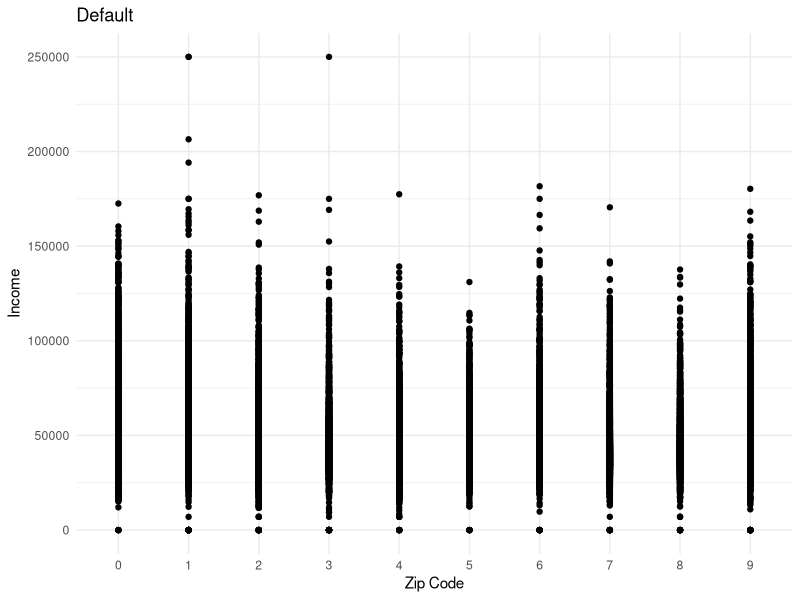
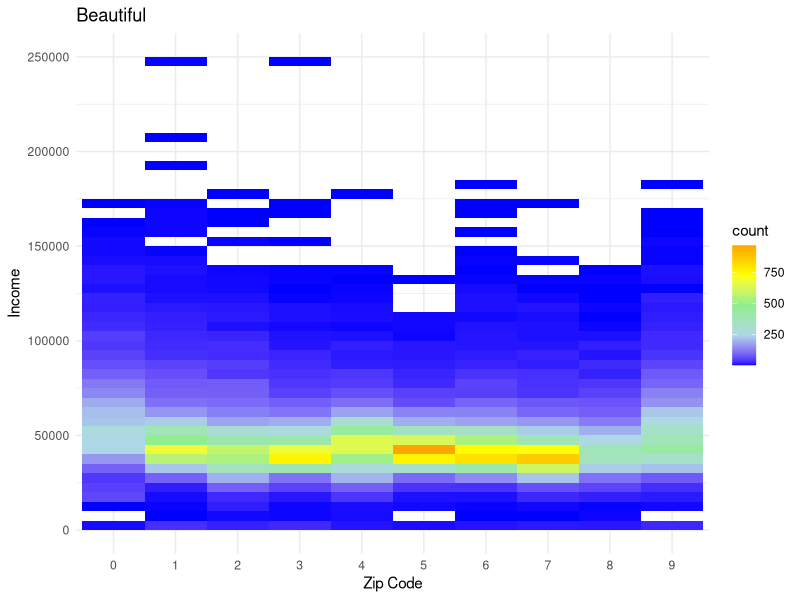
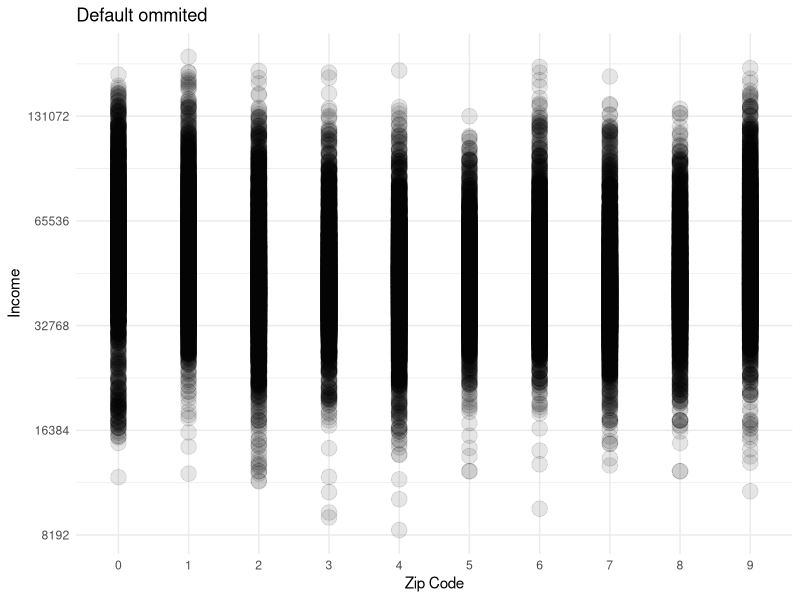
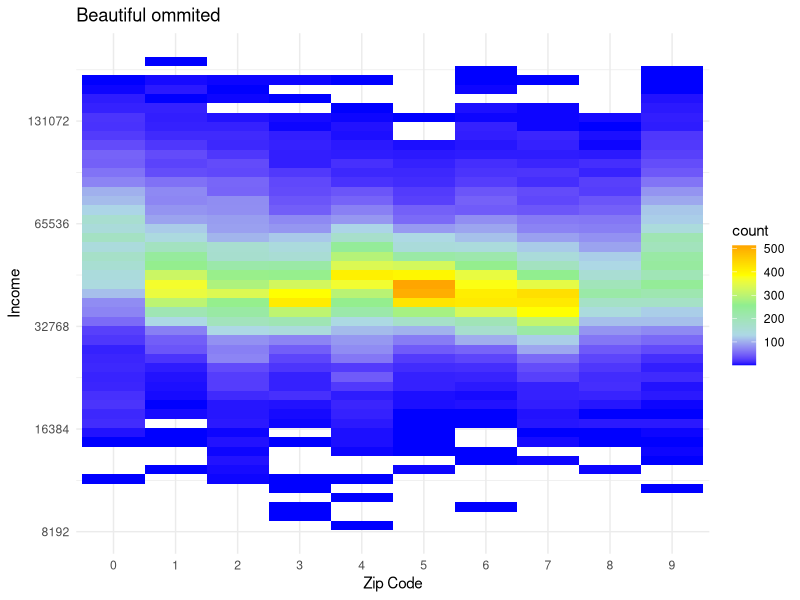
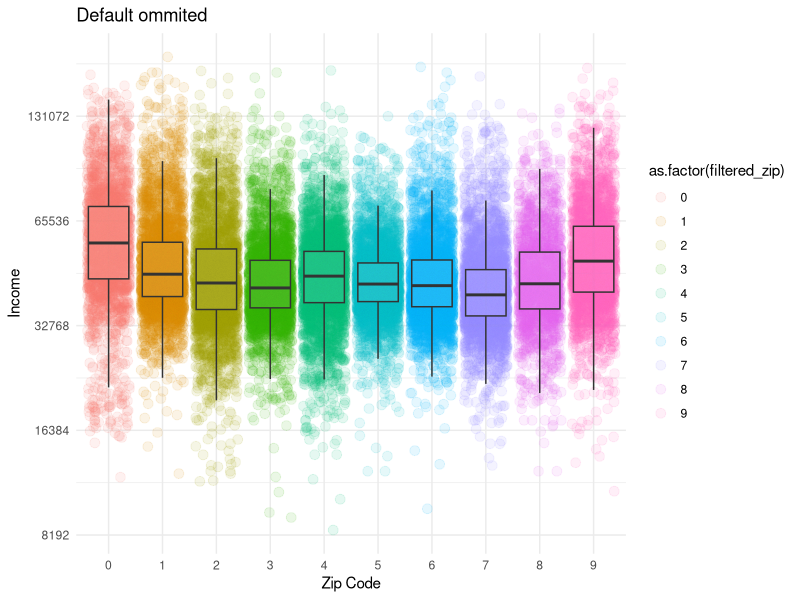

Source code (R) for these figures, in order:
library(ggplot2)
zip_income_table <- read.table("lab1/zipIncome.txt", header = TRUE, sep = "|")
colnames(zip_income_table) <- c("zipCode", "income")
income_values <- zip_income_table$income
zip_code <- as.factor(zip_income_table$zipCode)
zip_income_table$zipCode <- zip_code
print(paste("mean income", mean(income_values)))
print(paste("median income", median(income_values)))
summary(zip_income_table)


ggplot(zip_income_table, aes(x = zip_code, y = income_values))  +
  geom_point() + 
  labs(x = "Zip Code", y = "Income", title = "Default") +  
  theme_minimal()

ggplot(zip_income_table, aes(x = zip_code, y = income_values))  +
  geom_bin2d(bins = 50) + 
  scale_fill_gradientn(colors = c("blue","lightblue", "lightgreen", "yellow", "orange")) +
  labs(x = "Zip Code", y = "Income", title = "Beautiful") +  
  theme_minimal()



filtered_data <- zip_income_table[income_values > 7000 & income_values < 200000,]

print(paste("ommited mean income", mean(filtered_data$income)))
print(paste("ommited median income", median(filtered_data$income)))

filtered_income <- filtered_data$income
filtered_zip <- filtered_data$zipCode
ggplot(filtered_data, aes(x = as.factor(filtered_zip), y = filtered_income))  +
  geom_point(size = 5, alpha = 0.1) + 
  scale_y_continuous(trans = "log2") +
  labs(x = "Zip Code", y = "Income", title = "Default ommited") +  
  theme_minimal()

ggplot(filtered_data, aes(x = as.factor(filtered_zip), y = filtered_income))  +
  geom_bin2d(bins = 50) + 
  scale_y_continuous(trans = "log2") +
  scale_fill_gradientn(colors = c("blue","lightblue", "lightgreen", "yellow", "orange")) +
  labs(x = "Zip Code", y = "Income", title = "Beautiful ommited") +  
  theme_minimal()

ggplot(filtered_data, aes(x = as.factor(filtered_zip), y = filtered_income))  +
  geom_point(aes(color = as.factor(filtered_zip)), size = 3, alpha = 0.1, position = "jitter") + 
  geom_boxplot(aes(group = as.factor(filtered_zip)), alpha = 0.1, outlier.size=-Inf) +
  scale_y_continuous(trans = "log2") +
  labs(x = "Zip Code", y = "Income", title = "Default ommited") +  
  theme_minimal()
